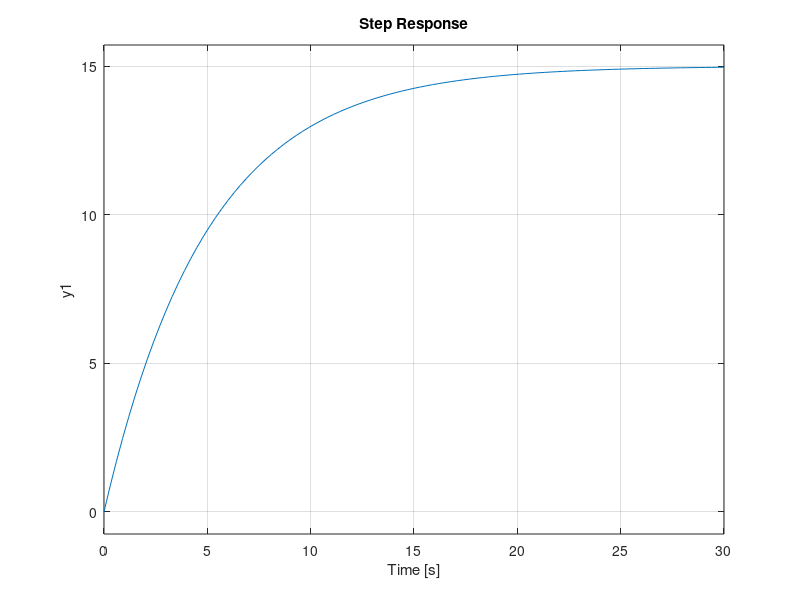

Source code (MATLAB): (Note: this script raises an error after producing the figure.)
% UNIDAD 8 - EJERCICIO 8

% Esbozar la respuesta temporal de los sistemas caracterizados
% por las siguientes funciones de transferencia.

%.....................................................................
% Ejercicio 8.1

close all, clear all, clc;

pkg load control;

%defino la fdt

s = tf('s');
G1 = 15/(5*s+1)

disp('polos del sistema original')
pole(G1)
step(G1)

%.....................................................................
% Ejercicio 8.6

close all, clear all, clc;

pkg load control;
pkg load symbolic;


s = tf('s');
G6 = 625/(s^2+60*s+625)
disp('polos del sistema original')
pole(G6)
step(G6);

%Veo q el valor final es 1
%y que es un sistema de 2do orden sobreamortiguado


%.....................................................................
% Ejercicio 8.12

close all, clear all, clc

pkg load symbolic
pkg load control

s= tf('s')
G12 = 0.1875/(s^2 + 0.35*s + 0.0625)

disp('polos del sistema original')
pole(G12)
step(G12)

%veo que es un sistema subamortiguado, ya que tiene un sobrepasamiento
% se amortigua y llega a un valor final cte

%.....................................................................
% Ejercicio 8.16

close all, clear all, clc

pkg load symbolic
pkg load control

s= tf('s')
G16 = 0.0625/(s^2 + 0.0625)

disp('polos del sistema original')
pole(G16)
step(G16)

% veo que es un sistema no amortiguado, ya que oscila
% sin amortiguarse nunca (amplitud constante)

%.....................................................................
% Ejercicio 8.19

close all, clear all, clc

pkg load symbolic
pkg load control

s= tf('s')
G19 = 2/((3*s+1)^2)

disp('polos del sistema original')
pole(G19)
step(G19)

%veo que es un sistema sobreamortiguado ya que tiene un punto
%de inflexion (cambia la concavidad), y no hay sobrepasamiento.
